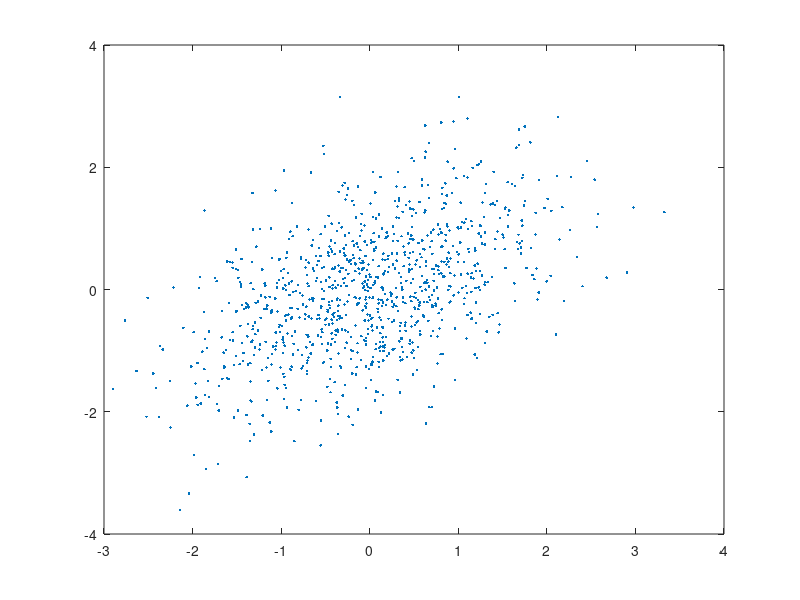
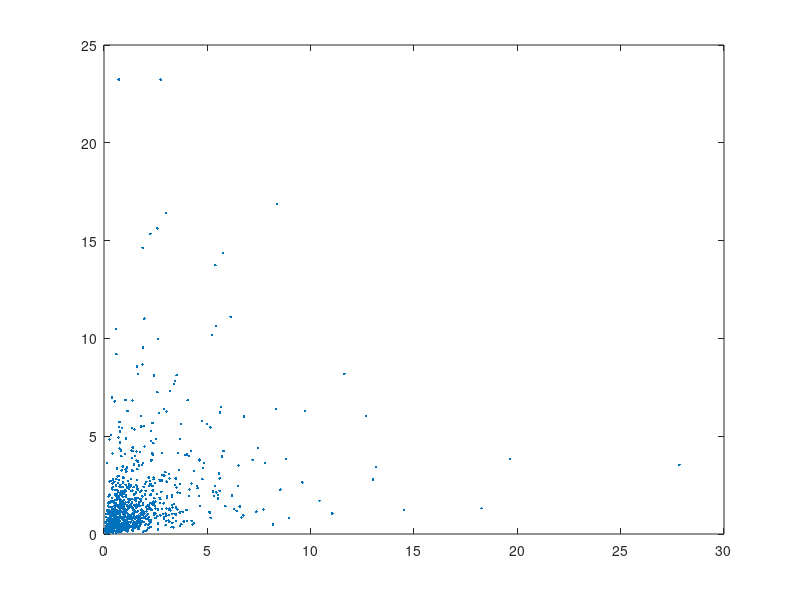
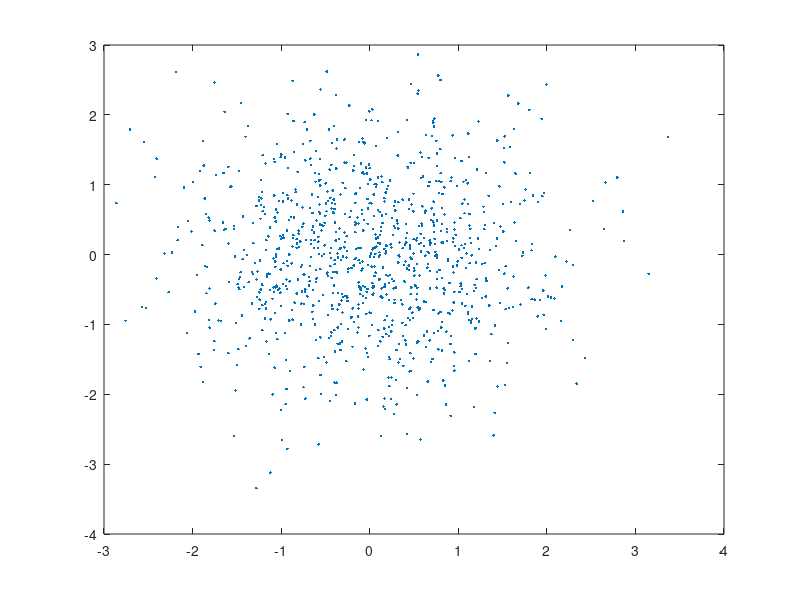
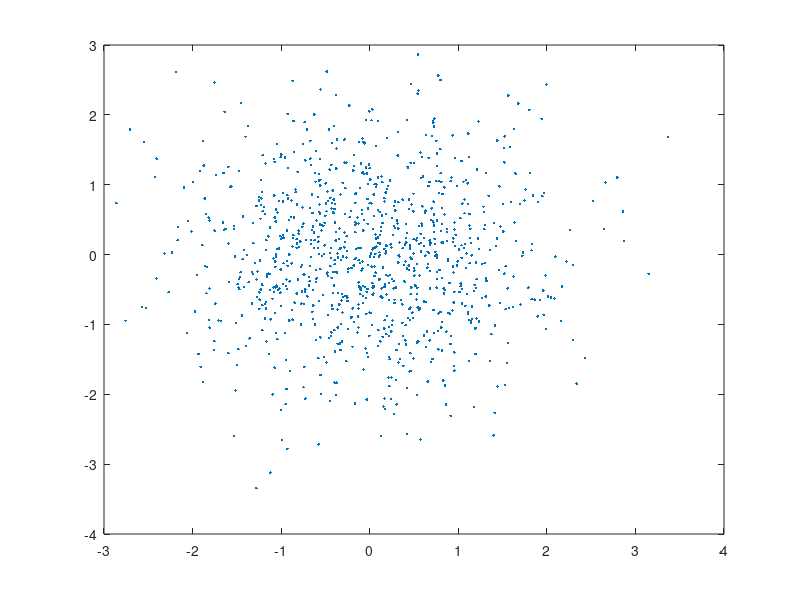

Recreate these plots in MATLAB, in order.
clearvars
close all
dbstop if error


% normally distributed variables X with covariance matrix

mu = [0 0];
covI = [1 0.5; 0.5 1 ];

x = mvnrnd(mu,covI,1000);
covX = cov(x);

figure; plot(x(:,1), x(:,2),'.');

% lognormally distributed variables Y  

y = exp(x);

figure; plot(y(:,1), y(:,2),'.');

covY = cov(y);

mm = exp(mu+diag(covI)./2);

for i = 1:2
    for j = 1:2
        covX_from_Y(i,j) = log(covY(i,j)/mm(i)/mm(j)+1);
    end
end


% transform

[A,d] = eig(covX);

TT = inv(sqrt(d))'*A';

U = TT*x';
corrcoef(U')
mean(U')
CU = TT*covX*TT'
cov(U')
figure; plot(U(1,:), U(2,:),'.');

% transform lognormal
Ulog = TT*log(y)';

figure; plot(Ulog(1,:), Ulog(2,:),'.');

